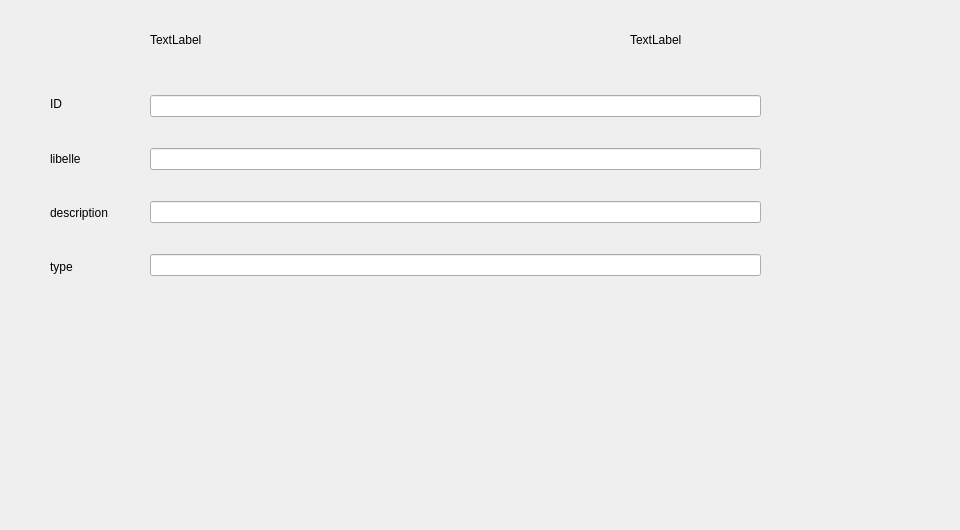
      <widget class="QWidget" name="tab_5">
       <attribute name="title">
        <string>ajouter categorie</string>
       </attribute>
       <widget class="QLabel" name="DigitalClock">
        <property name="geometry">
         <rect>
          <x>150</x>
          <y>30</y>
          <width>111</width>
          <height>20</height>
         </rect>
        </property>
        <property name="styleSheet">
         <string notr="true">color: rgb(0, 0, 0);</string>
        </property>
        <property name="text">
         <string>TextLabel</string>
        </property>
       </widget>
       <widget class="QPushButton" name="pb_ajouter_3">
        <property name="geometry">
         <rect>
          <x>370</x>
          <y>290</y>
          <width>181</width>
          <height>34</height>
         </rect>
        </property>
        <property name="styleSheet">
         <string notr="true">background-color: transparent;
background: none;
border: none;
background-repeat: none;
border-image: url(:/img_mus/add.png);</string>
        </property>
        <property name="text">
         <string/>
        </property>
       </widget>
       <widget class="QPushButton" name="return_4">
        <property name="geometry">
         <rect>
          <x>720</x>
          <y>330</y>
          <width>91</width>
          <height>23</height>
         </rect>
        </property>
        <property name="styleSheet">
         <string notr="true">background-color: transparent;
background: none;
border: none;
background-repeat: none;
border-image: url(:/img_mus/return.png);</string>
        </property>
        <property name="text">
         <string/>
        </property>
       </widget>
       <widget class="QLabel" name="DigitalClock_2">
        <property name="geometry">
         <rect>
          <x>630</x>
          <y>30</y>
          <width>191</width>
          <height>20</height>
         </rect>
        </property>
        <property name="styleSheet">
         <string notr="true">color: rgb(0, 0, 0);</string>
        </property>
        <property name="text">
         <string>TextLabel</string>
        </property>
       </widget>
       <widget class="QWidget" name="verticalLayoutWidget_5">
        <property name="geometry">
         <rect>
          <x>150</x>
          <y>70</y>
          <width>611</width>
          <height>231</height>
         </rect>
        </property>
        <layout class="QVBoxLayout" name="verticalLayout_3">
         <item>
          <widget class="QLineEdit" name="le_ID_5">
           <property name="styleSheet">
            <string notr="true"/>
           </property>
          </widget>
         </item>
         <item>
          <widget class="QLineEdit" name="le_libelle_5">
           <property name="styleSheet">
            <string notr="true"/>
           </property>
          </widget>
         </item>
         <item>
          <widget class="QLineEdit" name="la_description_5">
           <property name="styleSheet">
            <string notr="true"/>
           </property>
          </widget>
         </item>
         <item>
          <widget class="QLineEdit" name="le_type_5">
           <property name="styleSheet">
            <string notr="true"/>
           </property>
          </widget>
         </item>
        </layout>
       </widget>
       <widget class="QWidget" name="verticalLayoutWidget_6">
        <property name="geometry">
         <rect>
          <x>50</x>
          <y>80</y>
          <width>160</width>
          <height>211</height>
         </rect>
        </property>
        <layout class="QVBoxLayout" name="verticalLayout_4">
         <item>
          <widget class="QLabel" name="label_29">
           <property name="styleSheet">
            <string notr="true"/>
           </property>
           <property name="text">
            <string>ID</string>
           </property>
          </widget>
         </item>
         <item>
          <widget class="QLabel" name="label_30">
           <property name="styleSheet">
            <string notr="true"/>
           </property>
           <property name="text">
            <string>libelle</string>
           </property>
          </widget>
         </item>
         <item>
          <widget class="QLabel" name="label_31">
           <property name="styleSheet">
            <string notr="true"/>
           </property>
           <property name="text">
            <string>description</string>
           </property>
          </widget>
         </item>
         <item>
          <widget class="QLabel" name="label_32">
           <property name="styleSheet">
            <string notr="true"/>
           </property>
           <property name="text">
            <string>type</string>
           </property>
          </widget>
         </item>
        </layout>
       </widget>
       <widget class="QLabel" name="label_187">
        <property name="geometry">
         <rect>
          <x>-70</x>
          <y>-100</y>
          <width>951</width>
          <height>521</height>
         </rect>
        </property>
        <property name="text">
         <string/>
        </property>
        <property name="pixmap">
         <pixmap resource="image.qrc">:/img_mus/12.png</pixmap>
        </property>
       </widget>
       <zorder>label_187</zorder>
       <zorder>DigitalClock</zorder>
       <zorder>pb_ajouter_3</zorder>
       <zorder>return_4</zorder>
       <zorder>DigitalClock_2</zorder>
       <zorder>verticalLayoutWidget_5</zorder>
       <zorder>verticalLayoutWidget_6</zorder>
      </widget>
